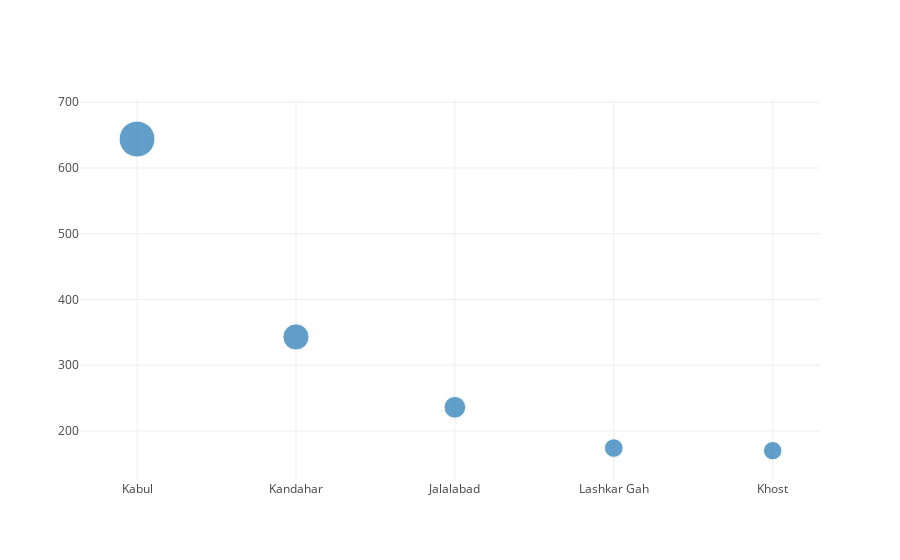

The cell this chart's notebook holds for it:
### Markdown cell above
3. Top 5 Cities from Afaganistan who has seen the terrorist acts the most
               ----

### Code cell
terror_filter = terror[terror['targtype1_txt'] == "Private Citizens & Property"]
terror_filter = terror[terror['country_txt'] == "Afghanistan"]
terror_filter = terror_filter[['city','latitude','longitude']]
terror_filter = terror_filter[terror_filter['city']!='Unknown' ]
data = terror_filter[['city','latitude','longitude']]
terror_filter = terror_filter.drop_duplicates(subset=None, keep='first', inplace=False)
data_city = pd.DataFrame({
    'city':data['city'].value_counts().index,
   'value':data['city'].value_counts().values
})

data = [
    {
        'x': data_city['city'][0:5].values,
        'y': data_city['value'][0:5].values,
        'mode': 'markers',
        'marker': {
            'sizemode': 'area',
            'sizeref': 'sizeref',
            'size': data_city['value'][0:5]
              }
    }
]
iplot(data)
City_State = pd.merge(data_city, terror_filter, how='left', left_on='city', right_on='city')
City_State = City_State.drop_duplicates(subset='city', keep='first', inplace=False)
count = City_State['value'].values
m = folium.Map(location=[33,70], tiles="Mapbox Bright", zoom_start=4.5)
for i in range(0,5):
   folium.Circle(
      location=[City_State.iloc[i]['latitude'], City_State.iloc[i]['longitude']],
      #location=[20, 81],
      popup=City_State.iloc[i]['city'],
      radius=int(count[i])*100,
      color='crimson',
      fill=True,
      fill_color='crimson'
   ).add_to(m)
m

### Figure 1 — Plotly figure (JSON) as saved in the notebook; plotly's stock layout.template omitted (floating-point values rounded to 4 significant figures)
{"data": [{"marker": {"size": [644, 343, 236, 174, 170], "sizemode": "area", "sizeref": "sizeref"}, "mode": "markers", "x": ["Kabul", "Kandahar", "Jalalabad", "Lashkar Gah", "Khost"], "y": [644, 343, 236, 174, 170]}], "layout": {}}
